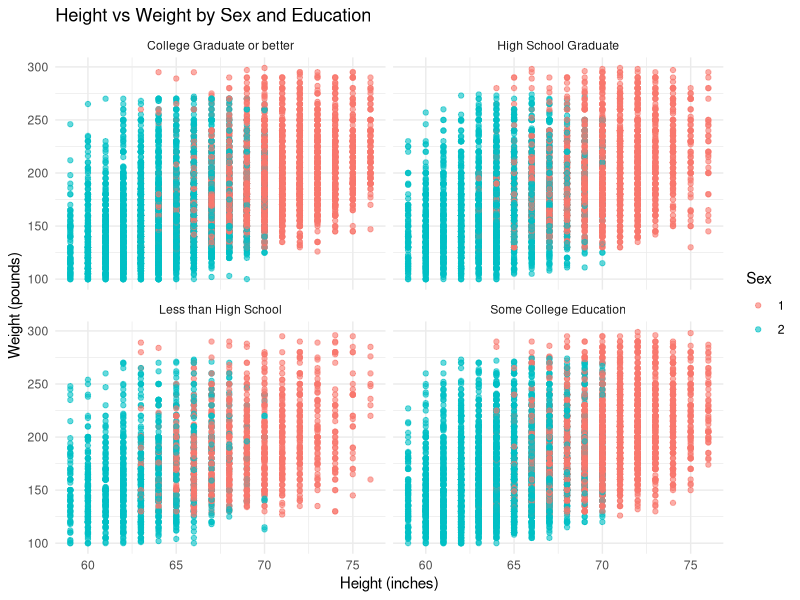
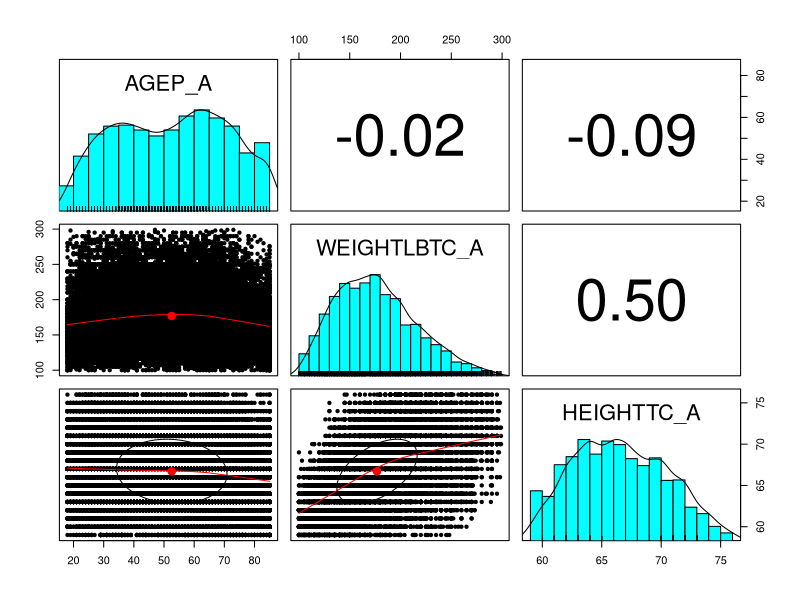
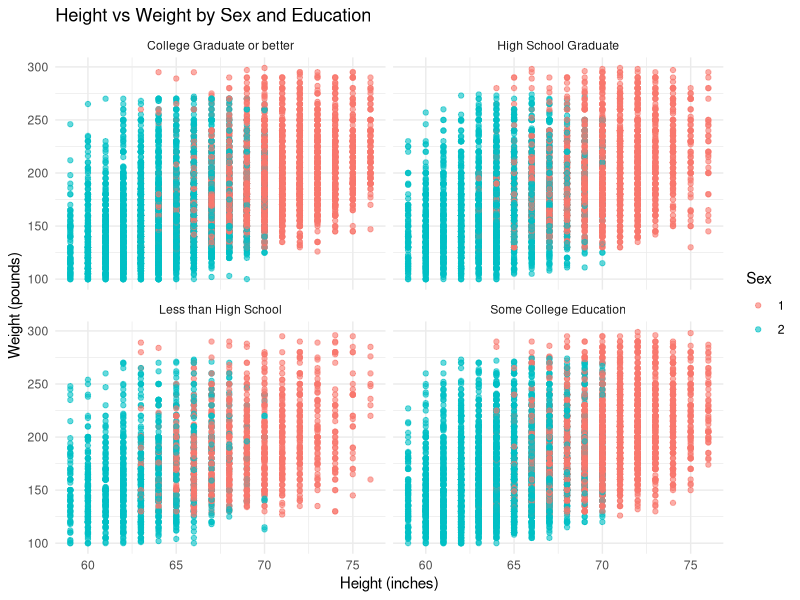
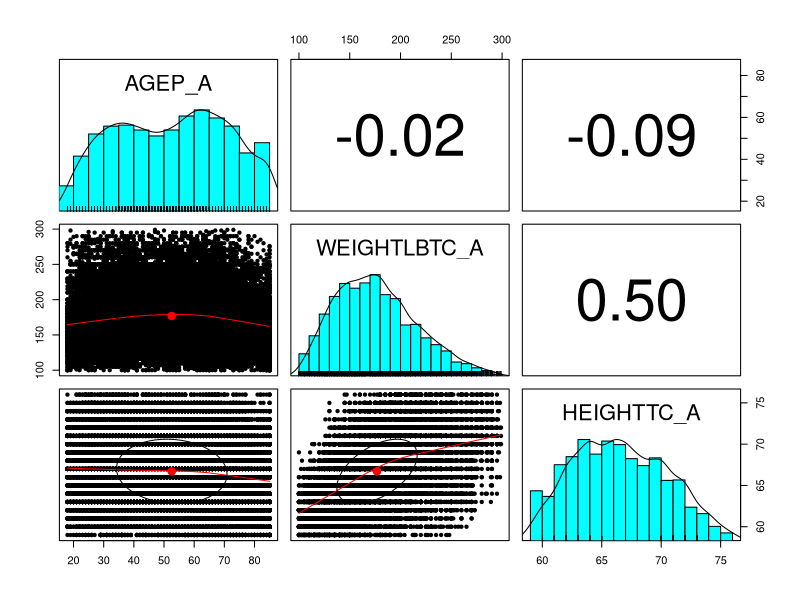

Generate these figures, in order, with R:
# Load clean dataset

nhis_clean <- read.csv("Data/nhis_clean.csv")

# Check that key variables do not contain missing-value codes

table(nhis_clean$PHSTAT_A)

table(nhis_clean$LSATIS4R_A)

# Load package for plotting

library(ggplot2)

# Create scatter plot of height and weight, colored by sex and faceted by education
ggplot(nhis_clean, aes(x = HEIGHTTC_A, y = WEIGHTLBTC_A, color = factor(SEX_A))) +
  geom_point(alpha = 0.6) +
  facet_wrap(~ EDUCP_A) +
  labs(
    title = "Height vs Weight by Sex and Education",
    x = "Height (inches)",
    y = "Weight (pounds)",
    color = "Sex"
  ) +
  theme_minimal()

# Load psych package for correlation matrix
library(psych)

# Create correlation matrix for age, height, and weight
pairs.panels(
  nhis_clean[, c("AGEP_A", "WEIGHTLBTC_A", "HEIGHTTC_A")]
)


# The scatter plot of height and weight shows a positive relationship, meaning that taller people usually weigh more.The correlation matrix shows the same idea. There is a moderate positive correlation (between height and weight, which means they are related




# Day 4: Multivariate Analysis

# Load clean dataset
nhis_clean <- read.csv("Data/nhis_clean.csv")

# Scatter plot: Height vs Weight
library(ggplot2)

ggplot(nhis_clean, aes(x = HEIGHTTC_A, y = WEIGHTLBTC_A, color = factor(SEX_A))) +
  geom_point(alpha = 0.6) +
  facet_wrap(~ EDUCP_A) +
  labs(
    title = "Height vs Weight by Sex and Education",
    x = "Height (inches)",
    y = "Weight (pounds)",
    color = "Sex"
  ) +
  theme_minimal()

# Correlation matrix
library(psych)

pairs.panels(
  nhis_clean[, c("AGEP_A", "WEIGHTLBTC_A", "HEIGHTTC_A")]
)
